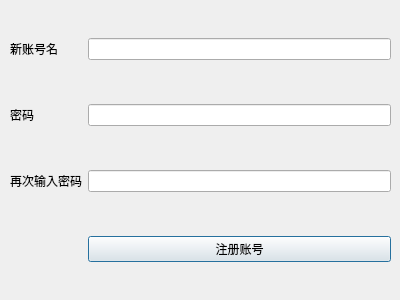
<?xml version="1.0" encoding="UTF-8"?>
<ui version="4.0">
 <class>registerMysql</class>
 <widget class="QDialog" name="registerMysql">
  <property name="geometry">
   <rect>
    <x>0</x>
    <y>0</y>
    <width>400</width>
    <height>300</height>
   </rect>
  </property>
  <property name="windowTitle">
   <string>注册账号</string>
  </property>
  <widget class="QWidget" name="gridLayoutWidget">
   <property name="geometry">
    <rect>
     <x>10</x>
     <y>0</y>
     <width>381</width>
     <height>301</height>
    </rect>
   </property>
   <layout class="QGridLayout" name="gridLayout">
    <item row="3" column="1">
     <widget class="QPushButton" name="pushButton_register">
      <property name="text">
       <string>注册账号</string>
      </property>
     </widget>
    </item>
    <item row="1" column="1">
     <widget class="QLineEdit" name="lineEdit_newPwd">
      <property name="echoMode">
       <enum>QLineEdit::Password</enum>
      </property>
     </widget>
    </item>
    <item row="0" column="0">
     <widget class="QLabel" name="label">
      <property name="text">
       <string>新账号名</string>
      </property>
     </widget>
    </item>
    <item row="0" column="1">
     <widget class="QLineEdit" name="lineEdit_newAccount"/>
    </item>
    <item row="1" column="0">
     <widget class="QLabel" name="label_2">
      <property name="text">
       <string>密码</string>
      </property>
     </widget>
    </item>
    <item row="2" column="1">
     <widget class="QLineEdit" name="lineEdit_newPwdConfirm">
      <property name="echoMode">
       <enum>QLineEdit::Password</enum>
      </property>
     </widget>
    </item>
    <item row="2" column="0">
     <widget class="QLabel" name="label_3">
      <property name="text">
       <string>再次输入密码</string>
      </property>
     </widget>
    </item>
   </layout>
  </widget>
 </widget>
 <tabstops>
  <tabstop>lineEdit_newAccount</tabstop>
  <tabstop>lineEdit_newPwd</tabstop>
  <tabstop>lineEdit_newPwdConfirm</tabstop>
  <tabstop>pushButton_register</tabstop>
 </tabstops>
 <resources/>
 <connections/>
</ui>
